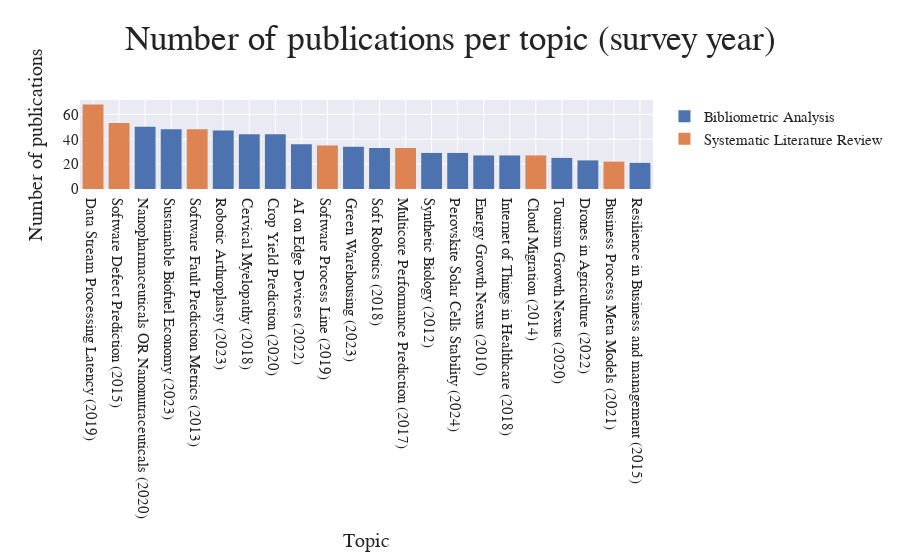

The code cell stored with this chart in its notebook:
### Code cell
# histogram for number of publications per survey

fig = px.histogram(core_pubs, x="Topic", title="Number of publications per topic (survey year)",
                    labels={"Topic": "Topic (survey year)"}, color="Type")
fig.update_layout(xaxis_categoryorder="total descending", **PLOT_CONFIGS)
fig.update_xaxes(title_text="Topic")
fig.update_yaxes(title_text="Number of publications")
fig.show()

### Figure 1 — Plotly figure (JSON) as saved in the notebook; plotly's stock layout.template omitted (floating-point values rounded to 4 significant figures; data arrays with more than 128 entries replaced by an {"elided": "..."} marker saying what was removed)
{"data": [{"alignmentgroup": "True", "bingroup": "x", "hovertemplate": "Type=Bibliometric Analysis<br>Topic (survey year)=%{x}<br>count=%{y}<extra></extra>", "legendgroup": "Bibliometric Analysis", "marker": {"color": "rgb(76,114,176)", "pattern": {"shape": ""}}, "name": "Bibliometric Analysis", "offsetgroup": "Bibliometric Analysis", "orientation": "v", "showlegend": true, "type": "histogram", "x": {"elided": "517 str values"}, "xaxis": "x", "yaxis": "y"}, {"alignmentgroup": "True", "bingroup": "x", "hovertemplate": "Type=Systematic Literature Review<br>Topic (survey year)=%{x}<br>count=%{y}<extra></extra>", "legendgroup": "Systematic Literature Review", "marker": {"color": "rgb(221,132,82)", "pattern": {"shape": ""}}, "name": "Systematic Literature Review", "offsetgroup": "Systematic Literature Review", "orientation": "v", "showlegend": true, "type": "histogram", "x": {"elided": "286 str values"}, "xaxis": "x", "yaxis": "y"}], "layout": {"barmode": "relative", "font": {"family": "Modern Computer"}, "legend": {"font": {"size": 15}, "title": {"text": ""}, "tracegroupgap": 0}, "showlegend": true, "title": {"font": {"family": "Modern Computer", "size": 35}, "text": "Number of publications per topic (survey year)", "x": 0.5}, "xaxis": {"anchor": "y", "categoryorder": "total descending", "domain": [0, 1], "tickfont": {"size": 15}, "title": {"font": {"size": 20}, "text": "Topic"}}, "yaxis": {"anchor": "x", "domain": [0, 1], "tickfont": {"size": 15}, "title": {"font": {"size": 20}, "text": "Number of publications"}}}}
